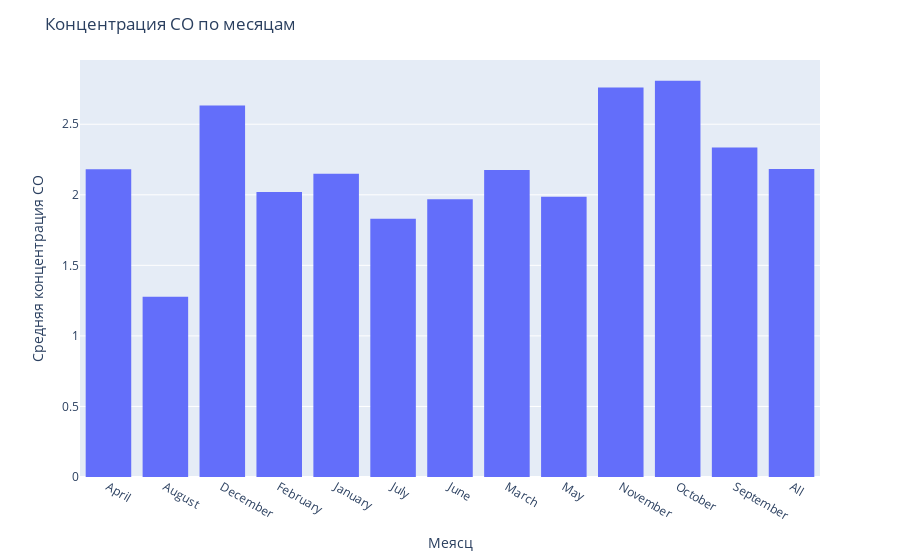

The cell this chart's notebook holds for it:
### Code cell
# Среднемесячный уровень CO

CO_by_month = pd.pivot_table(
    df,
    index=["Month"],
    values=["CO(GT)"],
    aggfunc=[np.mean],
    fill_value=0,
    margins=True
)

CO_by_month= CO_by_month.reset_index()
CO_by_month.columns = ["Month", "CO(GT)"]

fig = px.histogram(CO_by_month, x="Month", y="CO(GT)")

fig.update_layout(
    title="Концентрация CO по месяцам",
    xaxis_title="Меясц",
    yaxis_title="Средняя концентрация CO"
)

fig.show()

### Figure 1 — Plotly figure (JSON) as saved in the notebook; plotly's stock layout.template omitted (floating-point values rounded to 4 significant figures)
{"data": [{"alignmentgroup": "True", "bingroup": "x", "histfunc": "sum", "hovertemplate": "Month=%{x}<br>sum of CO(GT)=%{y}<extra></extra>", "legendgroup": "", "marker": {"color": "#636efa", "pattern": {"shape": ""}}, "name": "", "offsetgroup": "", "orientation": "v", "showlegend": false, "type": "histogram", "x": ["April", "August", "December", "February", "January", "July", "June", "March", "May", "November", "October", "September", "All"], "xaxis": "x", "y": [2.181, 1.278, 2.632, 2.02, 2.148, 1.831, 1.969, 2.175, 1.987, 2.761, 2.807, 2.335, 2.182], "yaxis": "y"}], "layout": {"barmode": "relative", "legend": {"tracegroupgap": 0}, "margin": {"t": 60}, "title": {"text": "Концентрация CO по месяцам"}, "xaxis": {"anchor": "y", "domain": [0, 1], "title": {"text": "Меясц"}}, "yaxis": {"anchor": "x", "domain": [0, 1], "title": {"text": "Средняя концентрация CO"}}}}
